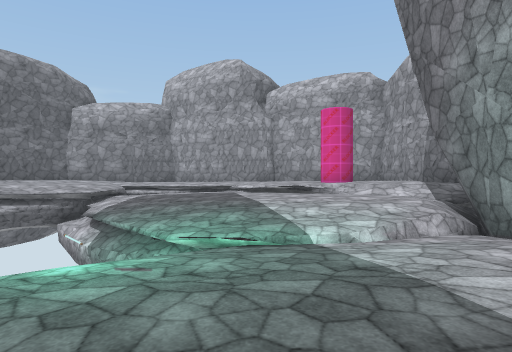
View 1 (above)

15 first-person views from a walk through a Unity game level. The camera is 1.5 m above the floor, looks level and sees 75° across. The floor is counted in squares, 2 m on a side. Each view is taken from the middle of a square. On the plan, view 1 faces up. The plan holds only what a view shows up to about 11 squares ahead; the rest is blank. The place goes on beyond the plan. Some surface patterns are stand-ins.

View 2
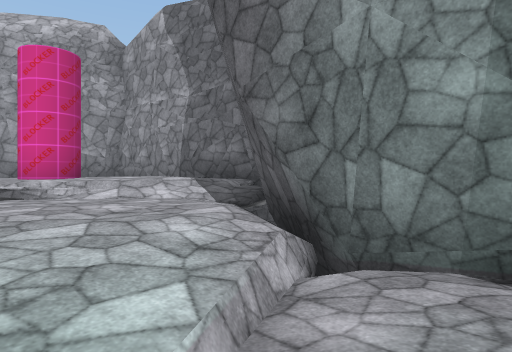

View 3
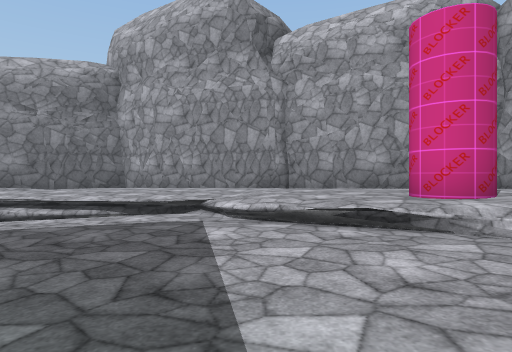

View 4
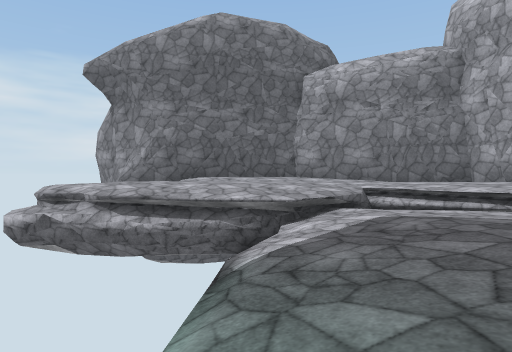

View 5
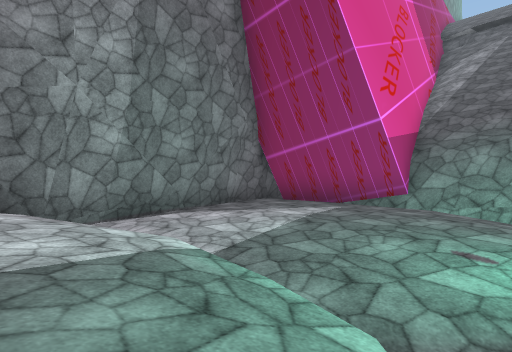

View 6
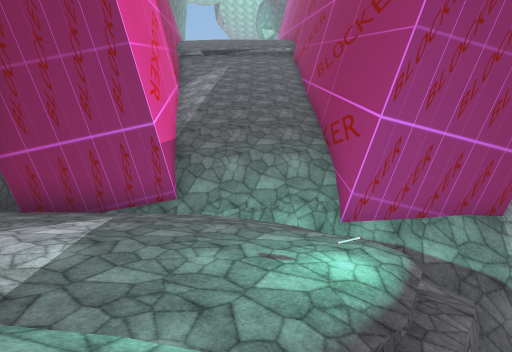

View 7
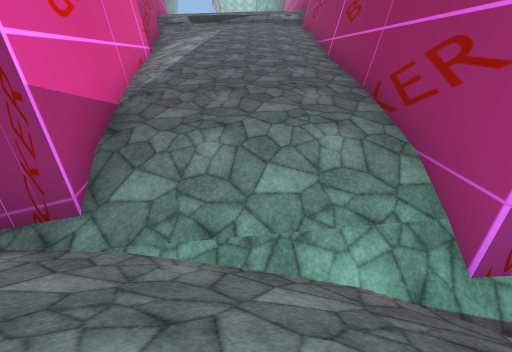

View 8
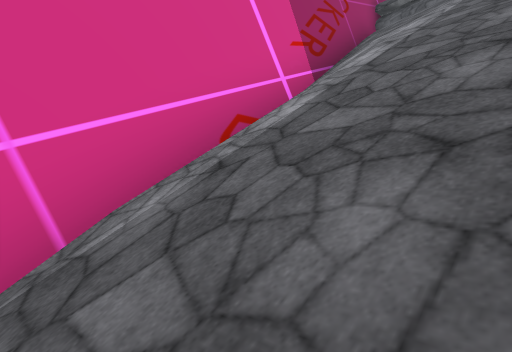

View 9
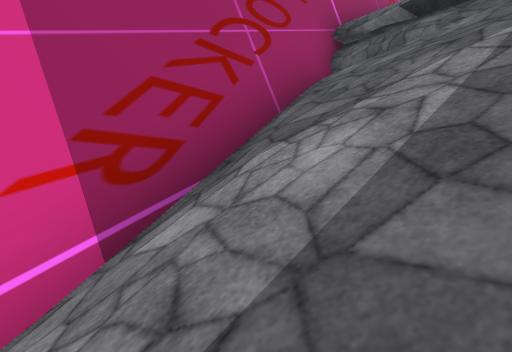

View 10
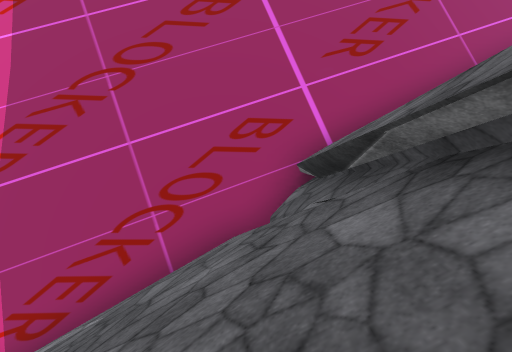

View 11
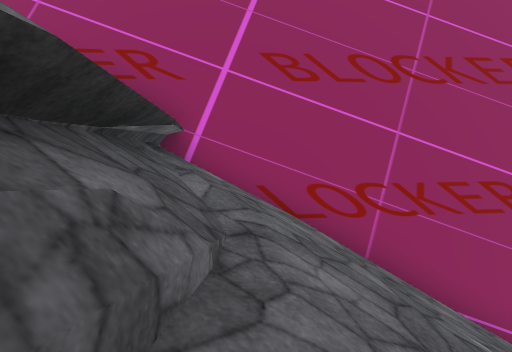

View 12
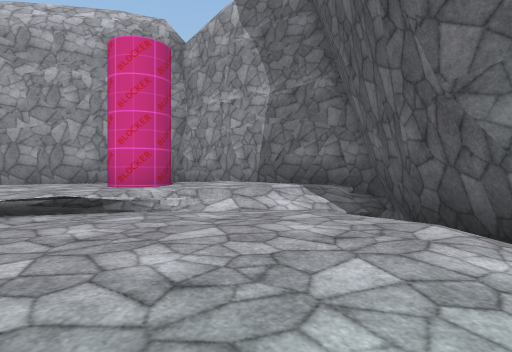

View 13
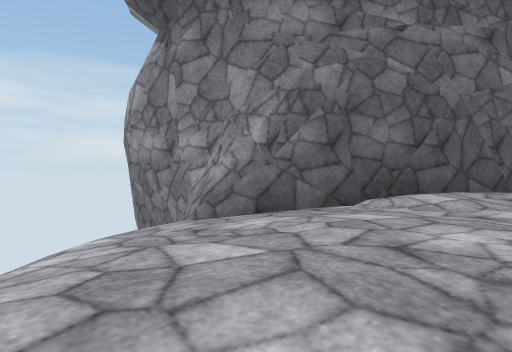

View 14
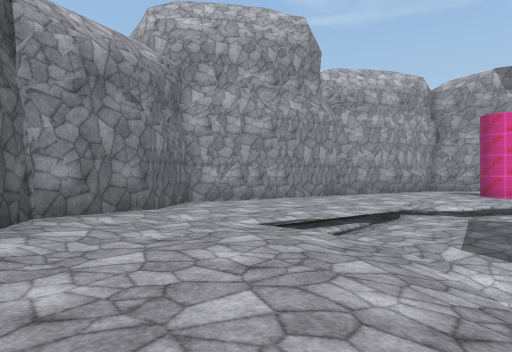

View 15
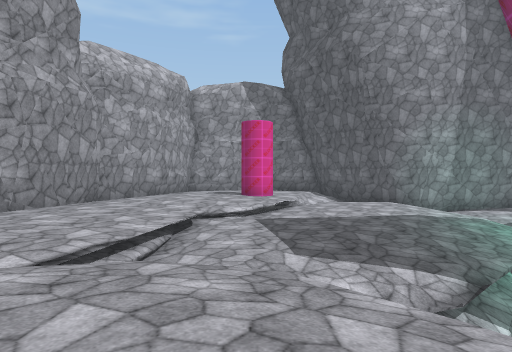

### Floor plan
Key: @ floor where view 1 was taken; # wall or solid block; . main floor; : floor 0.75 m higher than the main floor; - floor 0.75 m lower than the main floor; + floor 1.5 m higher than the main floor; _ floor 3.25 m lower than the main floor; * floor 16 m higher than the main floor; / step, stairs or slope; = window, fence, low wall or low ledge; ^ raised ledge; v drop or lower ground.
Columns run from 14 left of view 1 to 7 right of it. Each row starts with its distance up from view 1.
 18        ######
 17       ##::::#####
 16     ###:::::::::###
 15     #+:::::::::::  ##
 14    ##::::=/::::::+ +#
 13   ##:::::/.../:::+++#
 12 ###::::::.....:::#++#
 11 #v/:::::v/.....//:++##
 10   /::://v/.......//+:#
  9    v:/    /......../##
  8            ........##
  7             ......##
  6             ...../#
  5             v////.#
  4             -.....#
  3           v=......##
  2          _v/.......#
  1          #  .......#
  0         ####//@#####
 -1            #///#   #
 -2            #////
 -3            #////#
 -4            #////#
 -5            #////#
 -6            #////##
 -7            #/////#
 -8            //////#
 -9            / ////#
-10            / ////#
-11            ///////
-12            ///////#
-13           ##*^^^###
-14           ##

Where each view was taken, in squares from view 1:
view 1: 0 up, 0 right, facing up
view 2: 4 up, 1 right, facing up-right
view 3: 7 up, 0 right, facing up
view 4: 7 up, 2 left, facing up-left
view 5: 7 up, 2 left, facing down-right
view 6: 7 up, 1 left, facing down
view 7: 3 up, 1 left, facing down
view 8: 3 down, 1 left, facing down-right
view 9: 7 down, 0 right, facing down-right
view 10: 12 down, 3 left, facing right
view 11: 12 down, 3 right, facing left
view 12: 6 up, 0 right, facing up-right
view 13: 9 up, 9 left, facing up-left
view 14: 10 up, 10 left, facing up-right
view 15: 12 up, 9 left, facing right
